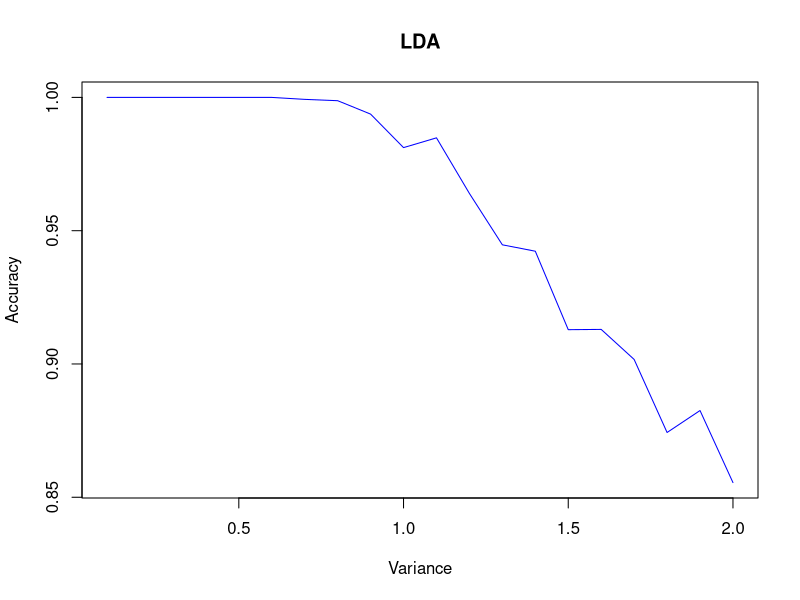
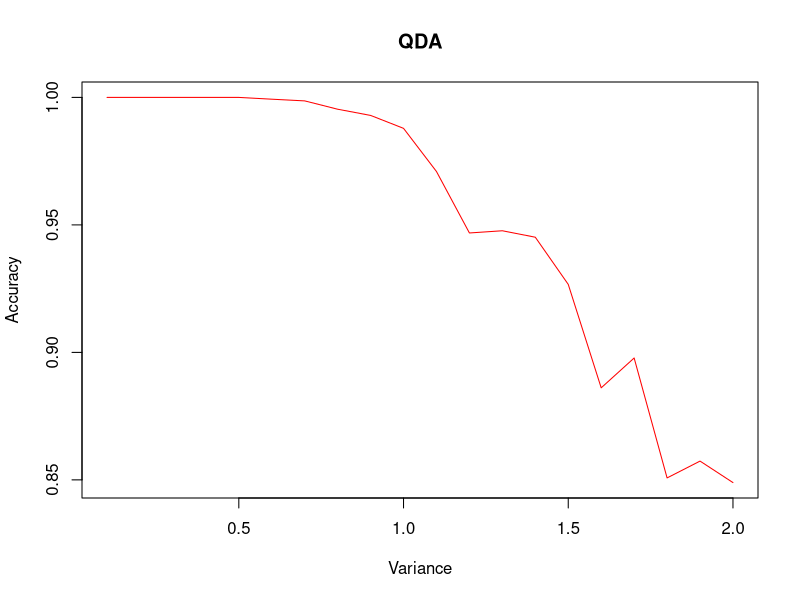
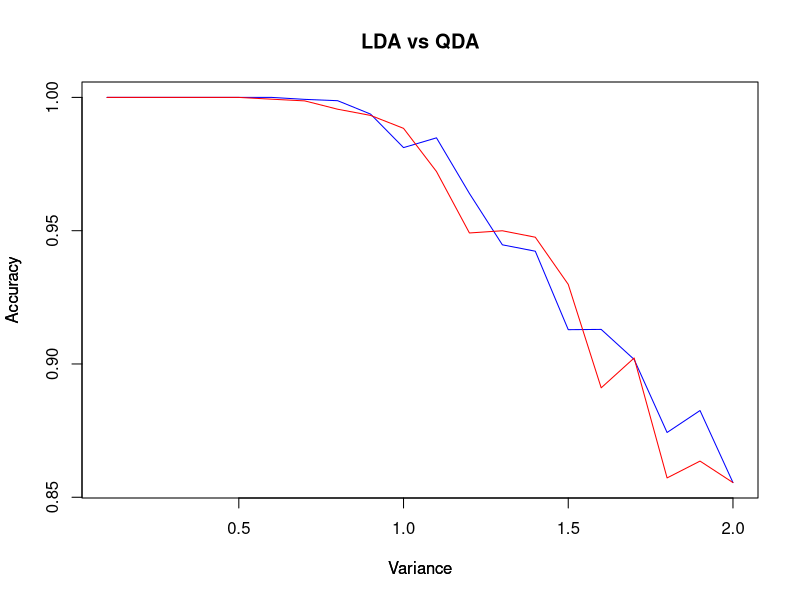
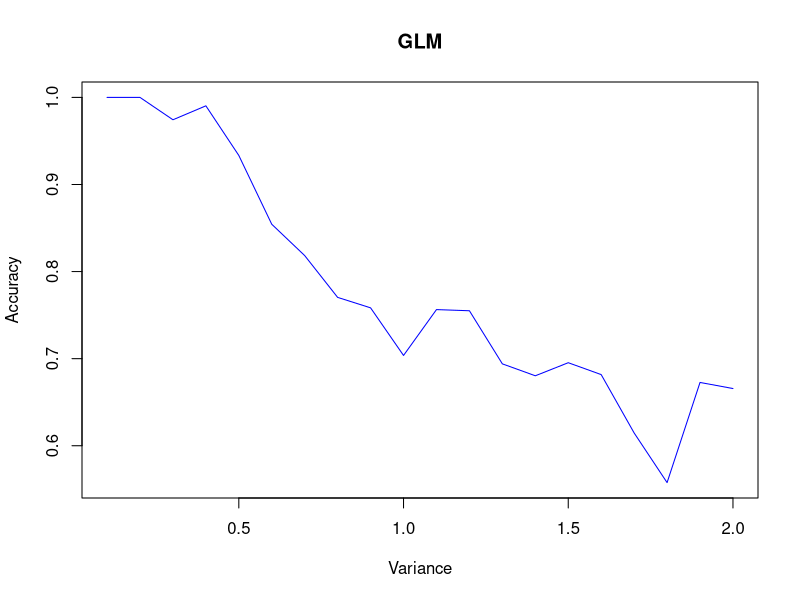
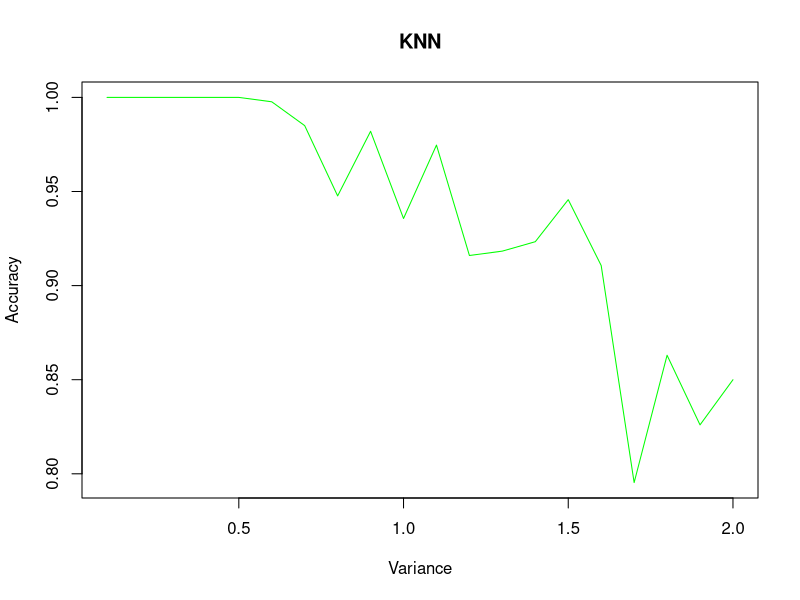
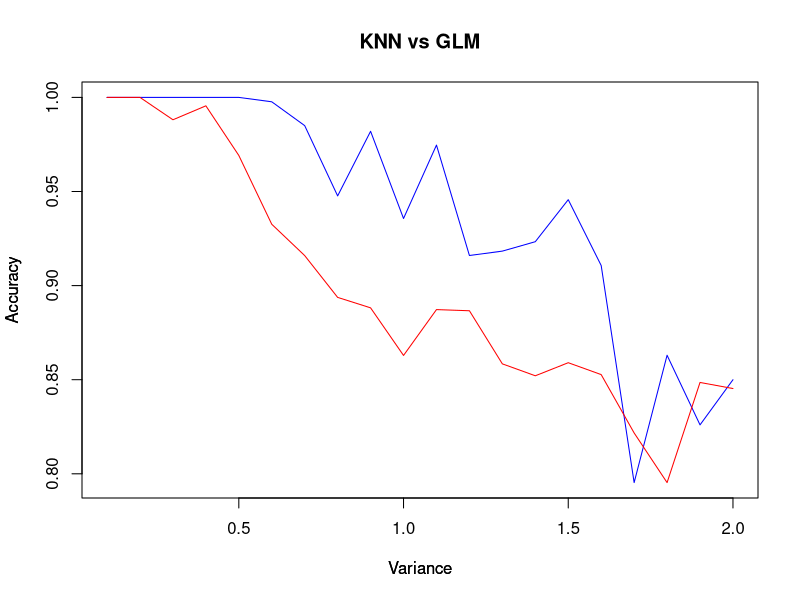
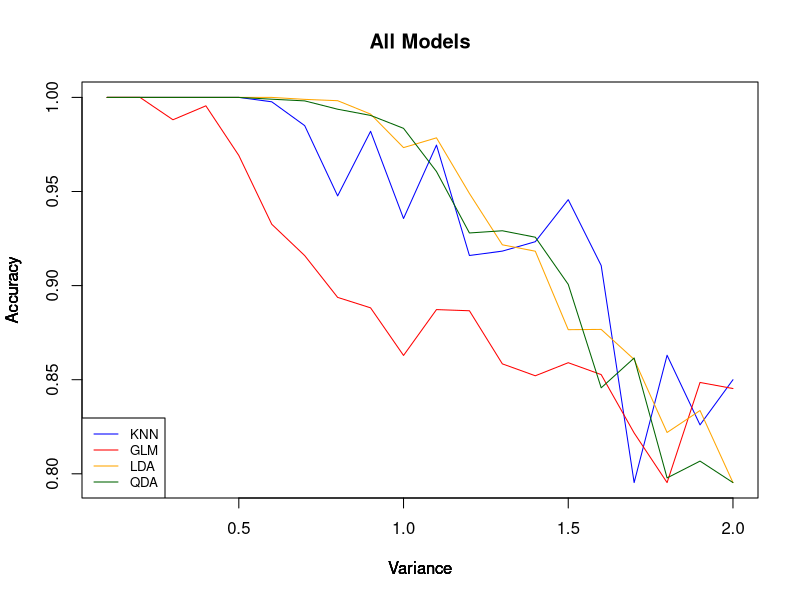
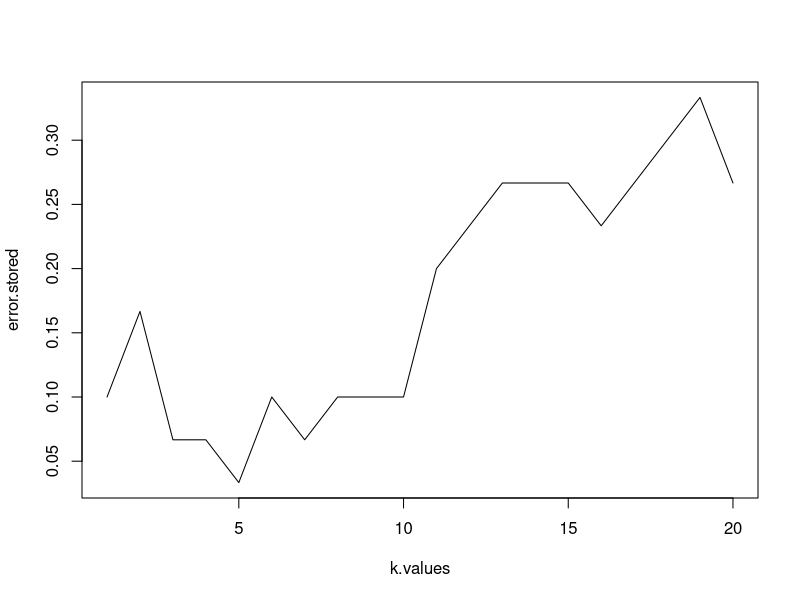

Source code (R) for these figures, in order:
#-------------------------------------------------------------------------------
# G e n e r a l   I n f o r m a t i o n
#-------------------------------------------------------------------------------
# Name: 
#
# Usage: 
#
# Description: 
#
# Inputs: 
#
# Outputs: 
#
# Auxiliary Files: 
#
# Special Instructions:  
#
#-------------------------------------------------------------------------------
# C o d e   H i s t o r y
#-------------------------------------------------------------------------------
# Version: 1.0
#
# Author(s): David Koster (djk)
#            davidkoster@mail.weber.edu
#            
#            Jacelyn Villalobos (jv)
#            jacelynvillalobos@mail.weber.edu
#
#            Kursten Reznik (kr)
#            kurstenreznik@mail.weber.edu
#
#            Bryce Robinette (br)
#            brycerobinette@mail.weber.edu
#
#            Jacob Ruiz (jr)
#            jacobruiz@mail.weber.edu
#
# Modifications:
# 11 Oct 2020 - Added functions to generate data, create training and test data,
#               calculate the best k value, and calculate the accuracy of the 
#               kNN model. (djk) 
# 12 Oct 2020 - LDA and QDA (jv). 
# 12 Oct 2020 - Added code to loop through several variance values and to create 
#               a plot of accuracy vs variance. (djk)
# 
#
#-------------------------------------------------------------------------------

#-------------------------------------------------------------------------------
# I m p o r t   L i b r a r i e s
#-------------------------------------------------------------------------------

library('MASS')
library('leaps')
library('class')
library(pROC)

#-------------------------------------------------------------------------------
# D e f i n e  F u n c t i o n s
#-------------------------------------------------------------------------------

# Data generation
# Syntax - 
# F(mean of 1s, mean of 2s, variance, 1/2 of data, predictors)

data.generate = function(mu1, mu2, s, n, p)
{
  y = as.factor(c(rep(1,n), rep(2,n)))
  M = matrix(NA, nrow = 2*n, ncol = p, byrow = 1)
  df = data.frame(y)
  
  for (i in c(1:p))
  {
    M[,i] = c(rnorm(n,mu1,s), rnorm(n,mu2,s))
  }
  
  df = cbind(M,y)
  df = data.frame(df)
  
  return(df)
}

# adding in the glm 01 column---------------------------------------------------

data.glm = function(df)
{
  newy = ifelse(df$y > median(df$y),1,0)
  df <- df[-ncol(df)]
  df$y <- newy
  
  return(df)
}

# add line to scale-------------------------------------------------------------
# scale(df[,-ncol(df)])

# Training and testing data-----------------------------------------------------

trainTest = function(df)
{
  test.index = sample(c(1:dim(df)[1]), size = floor(.3*dim(df)[1]), replace = FALSE)
  
  assign("train.X", df[-test.index,], envir = .GlobalEnv)
  assign("test.X", df[test.index,], envir = .GlobalEnv)
  assign("train.Y", df[-test.index, ncol(df)], envir = .GlobalEnv)
  assign("test.Y", df[test.index, ncol(df)], envir = .GlobalEnv)
  
}

# LDA---------------------------------------------------------------------------
s.values = seq(0.1, 2, 0.1)
lda.averages = c()
for(i in s.values){
  df = data.generate(1, 0, i, 500, 20)
  lda.accuracy = c()
  scale(df[,-ncol(df)])
  for (i in c(1:100)){
    test.index = sample(c(1:dim(df)[1]), size = floor(.3*dim(df)[1]), replace = FALSE)
    lda.fit = lda(y~.-y, data = df, subset = -test.index)
    lda.pred = predict(lda.fit, df[test.index,])
    lda.means = mean(lda.pred$class == df[test.index,'y'])
    lda.accuracy = c(lda.accuracy, lda.means)
    lda.average = mean(lda.accuracy)
  }
  lda.averages = c(lda.averages, lda.average)
}

lda.averages
lda.plot = plot(s.values, lda.averages, type = 'l', main='LDA', xlab='Variance', 
                ylab='Accuracy', col = "blue")

# QDA---------------------------------------------------------------------------
s.values = seq(.1, 2, 0.1)
qda.averages = c()
for(i in s.values){
  df = data.generate(1, 0, i, 500, 20)
  qda.accuracy = c()
  for (i in c(1:100)){
    test.index = sample(c(1:dim(df)[1]), size = floor(.3*dim(df)[1]), replace = FALSE)
    qda.fit = qda(y~.-y, data = df, subset = -test.index)
    qda.pred = predict(qda.fit, df[test.index,])
    qda.means = mean(qda.pred$class == df[test.index,'y'])
    qda.accuracy = c(qda.accuracy, qda.means)
  }
  qda.average = mean(qda.accuracy)
  qda.averages = c(qda.averages, qda.average)
}

qda.averages
qda.plot = plot(s.values, qda.averages, type = 'l', main='QDA', xlab='Variance', 
                ylab='Accuracy', col = "red")

#Combining QDA & LDA onto one plot----------------------------------------------
plot(s.values, lda.averages, type = 'l', main='LDA vs QDA', xlab='Variance', 
     ylab='Accuracy', col = "blue")
par(new=TRUE)
plot(s.values, qda.averages, type = 'l', main='', xlab='Variance', 
     ylab='Accuracy', col = "red", axes=FALSE)

# GLM---------------------------------------------------------------------------
s.values = seq(0.1, 2, 0.1)
glm.averages = c()

for(i in s.values){
  df = data.generate(1, 0, i, 50, 2)
  df2 = data.glm(df)
  glm.accuracy = c()
  for (i in c(1:100)){
    test.index = sample(c(1:dim(df2)[1]), size = floor(.3*dim(df2)[1]), replace = FALSE)
    glm.fits = glm(y~.-y, data = df2[-test.index,], family = binomial)
    glm.probs = predict(glm.fits, df2[test.index,], type="response")
    glm.pred = ifelse(glm.probs > .5 , "1", "0")
    glm.means = mean(glm.pred == df2[test.index,'y'])
    glm.accuracy = c(glm.accuracy, glm.means)
    
  }
  glm.average = mean(glm.accuracy)
  glm.averages = c(glm.averages, glm.average)
}
glm.averages
glm.plot = plot(s.values, glm.averages, type = 'l', main='GLM', xlab='Variance', 
                ylab='Accuracy', col = "blue")
# kNN---------------------------------------------------------------------------

determineK = function(train.X,test.X,train.Y)
{
  k.values = c(1:20)
  error.stored = c()
  
  for (i in c(1:20))
  {
    knn.pred = knn(train.X,test.X,train.Y,k=i)
    error = sum(knn.pred != test.Y)/length(test.Y) #error rate
    error.stored = c(error.stored,error)
  }
  
  plot(k.values,error.stored, type = 'l')
}

kNNAccuracy = function(train.X,test.X,train.Y,kvalue)
{
  knn.pred = knn(train.X, test.X, train.Y, k = kvalue)
  table(knn.pred, test.Y)
  mean(knn.pred == test.Y)
}

#KNN New Code-------------------------------------------------------------------
s.values = seq(0.1, 2, 0.1)
knn.averages = c()
for (i in s.values){
  knn.accuracy = c()
  df = data.generate(1, 0, i, 50, 2)
  for (i in c(1:100)){
    test.index = sample(c(1:dim(df)[1]), size = floor(.3*dim(df)[1]), replace = FALSE)
    train.X = df[-test.index,]
    test.X = df[test.index,]
    test.Y = df$y[test.index]
    train.Y = df$y[-test.index]
    pred.knn = knn(train.X, test.X, train.Y, k = 5)
    knn.means = mean(pred.knn == test.Y)
    knn.accuracy = c(knn.accuracy, knn.means)  
  }
  knn.average = mean(knn.accuracy)
  knn.averages = c(knn.averages, knn.average)
}

knn.plot = plot(s.values, knn.averages, type = 'l', main='KNN', xlab='Variance', 
                ylab='Accuracy', col='green')

#Combining KNN & GLM onto one plot----------------------------------------------
plot(s.values, knn.averages, type = 'l', main='KNN vs GLM', xlab='Variance', 
     ylab='Accuracy', col = "blue")
par(new=TRUE)
plot(s.values, glm.averages, type = 'l', main='', xlab='Variance', 
     ylab='Accuracy', col = "red", axes=FALSE)


#Combining all models onto one plot----------------------------------------------
plot(s.values, knn.averages, type = 'l', main='All Models', xlab='Variance', 
     ylab='Accuracy', col = "blue")
par(new=TRUE)
plot(s.values, glm.averages, type = 'l', main='', xlab='Variance', 
     ylab='Accuracy', col = "red", axes=FALSE)
par(new=TRUE)
plot(s.values, lda.averages, type = 'l', main='', xlab='Variance', 
     ylab='Accuracy', col = "orange", axes=FALSE)
par(new=TRUE)
plot(s.values, qda.averages, type = 'l', main='', xlab='Variance', 
     ylab='Accuracy', col = "darkgreen", axes=FALSE)
legend("bottomleft", legend = c("KNN","GLM","LDA","QDA"),
       col=c("blue","red","orange","darkgreen"), lty=1:1, cex=0.8)

#-------------------------------------------------------------------------------
# M a i n  P r o g r a m 
#-------------------------------------------------------------------------------

# Define parameters

N = 50 # Number of data points times two (i.e. N=50 is really N=100)
p = 2  # Number of predictors
s = cbind(seq(.1, 3, by = .1))

# kNN accuracy plot -----------------------------------------------------------
# Frirst we need to find the best value of k for our data sets.
data = data.generate(1,0,0.3,N,p)
determineK(train.X,test.X,train.Y)
# Running through several variance values, the plot shows that the best value of
# k is 3.

acckNN = c()
for (i in c(1:length(s)))
{
  data = data.generate(1,0,s[i],N,p)
  acc = c()
  for (i in c(1:300))
  {
    trainTest(data)
    a = kNNAccuracy(train.X,test.X,train.Y,3)
    acc = c(acc,a)
  }
  acckNN = c(acckNN, mean(acc))
}
plot(s, acckNN, type = 'l', main='kNN', xlab='Variance', ylab='Accuracy')
# looking at the plot of several iterations we find that the accuracy is high(>95%) 
